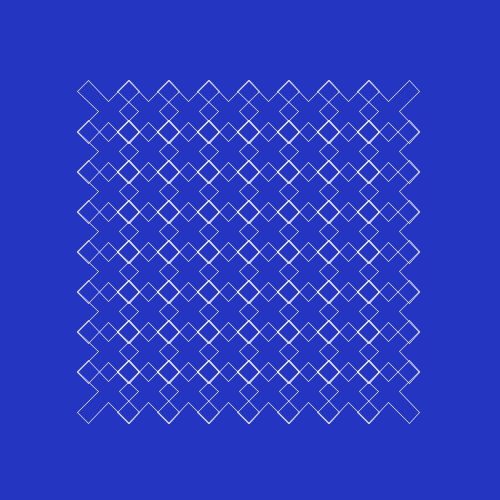
Frame 1 (no input)
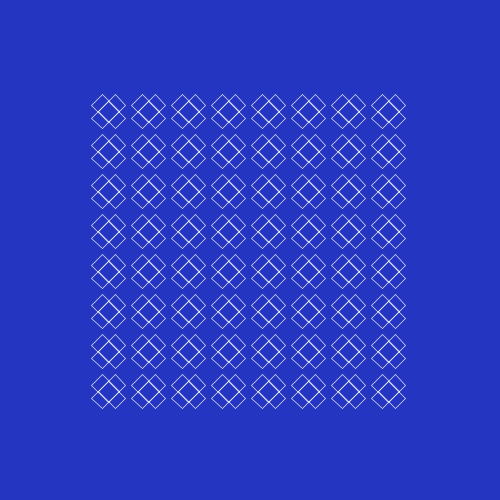
Frame 60 (the mouse pressed at the canvas centre just before this capture)
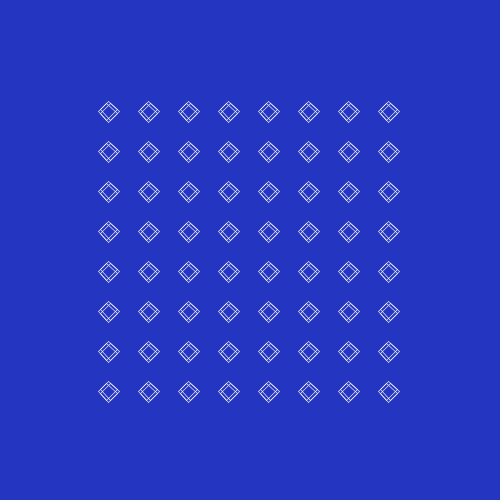
Frame 120 (the mouse held since frame 60 and released just before this capture)

The Processing sketch that drew these frames (run headless with seeded random() and noise(); from frame 60 on, the mouse is pressed at the canvas centre):

// Processing sketch: sketch_16042017
// ── sketch_16042017.pde
ArrayList<Cross> cross;

void setup(){
  size(500,500);
  smooth();
  stroke(255);
  strokeWeight(2);
  cross = new ArrayList<Cross>();
  for(int i = 0; i<=300; i+=40){
    for(int j = 0; j<=300; j+=40){
      cross.add(new Cross(i,j));
    }
  }
}

void draw(){
  background(35,53,193);
  translate(130,80);
  for(Cross c : cross){
    c.update();
    c.display();
  }
}
// ── cross.pde
class Cross{
  float y1 = 0;
  float y2 = 250;
  float x1 = 150;
  float x2 = -100;
  int speed = 3;
  boolean grow = true;
  boolean grow2 = true;
  float x,y;
  Cross(float _x, float _y){ 
    x = _x;
    y = _y;
  }
  
  void update(){
    if(grow == true){
      y1+=speed;
      y2-=speed;
      x1-=speed;
      x2+=speed;
      if(y1>=250){
        grow = false;
      }
    }
    
    if(grow == false){
      y1-=speed;
      y2+=speed;
      x1+=speed;
      x2-=speed;
      if(y1<=0){
        grow = true;
      }
    }
    
  }
  void display(){
    pushMatrix();
    translate(x,y);
    rotate(PI/4);
    scale(0.3);
    beginShape(LINES);
    vertex(0,y1);
    vertex(50,y1);
    vertex(50,y1);
    vertex(50,100);
    vertex(50,100);
    vertex(x1,100);
    vertex(x1,100);
    vertex(x1,150);
    vertex(x1,150);
    vertex(50,150);
    vertex(50,150);
    vertex(50,y2);
    vertex(50,y2);
    vertex(0,y2);
    vertex(0,y2);
    vertex(0,150);
    vertex(0,150);
    vertex(x2,150);
    vertex(x2,150);
    vertex(x2,100);
    vertex(x2,100);
    vertex(0,100);
    vertex(0,100);
    vertex(0,y1);
    endShape();
    popMatrix();
  }
}
